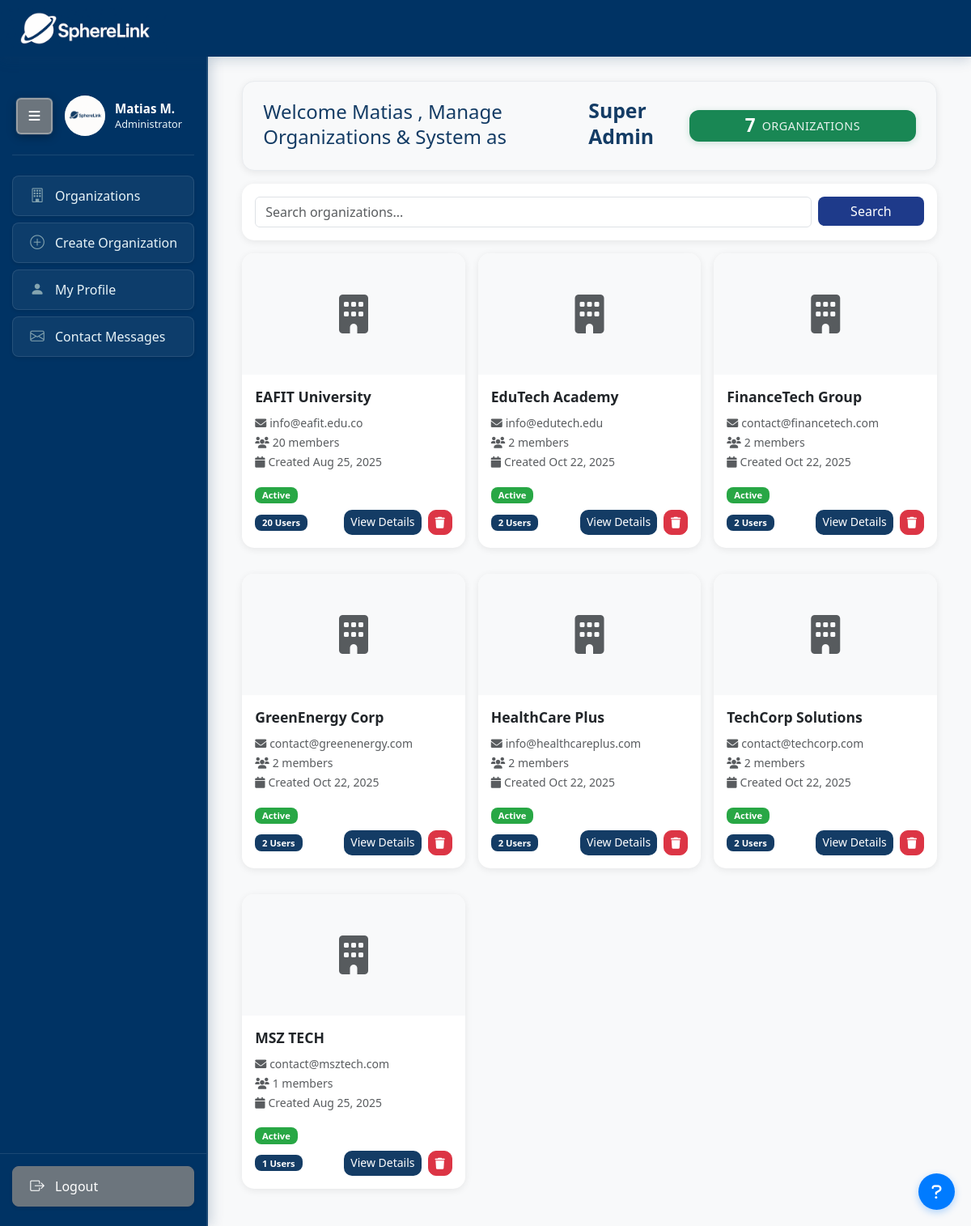
Page /organizations/dashboard/ (signed in) on the committed database.
### profiles/models.py (models this page shows, shortened)
class Profile(models.Model):
    user = models.OneToOneField(User, on_delete=models.CASCADE)
    bio = models.TextField(blank=True, null=True)
    photo = models.ImageField(upload_to='profile_photos/', blank=True, null=True)

### organizations/models.py (models this page shows, shortened)
class Organization(models.Model):
    name = models.CharField(max_length=200, unique=True)
    description = models.TextField(blank=True)
    logo = models.ImageField(upload_to='organization_logos/', blank=True, null=True)
    website = models.URLField(blank=True)
    address = models.TextField(blank=True)
    phone = models.CharField(max_length=20, blank=True)
    email = models.EmailField(blank=True)
    is_active = models.BooleanField(default=True)
    created_at = models.DateTimeField(auto_now_add=True)
    updated_at = models.DateTimeField(auto_now=True)
    class Meta:
        verbose_name = 'Organization'
        verbose_name_plural = 'Organizations'

### organizations/views.py (the view)
# urls.py: path('dashboard/', views.superadmin_dashboard, name='superadmin_dashboard'),
@login_required
def superadmin_dashboard(request):
    if not _is_super_admin(request.user):
        raise PermissionDenied("Access denied. Super Admin privileges required.")
    organizations = Organization.objects.all()
    search_query = request.GET.get('search', '')
    if search_query:
        organizations = organizations.filter(
            Q(name__icontains=search_query) |
            Q(email__icontains=search_query) |
            Q(description__icontains=search_query)
        )
    organizations = organizations.annotate(
        active_user_count=Count('user_roles', filter=Q(user_roles__is_active=True))
    ).order_by('-active_user_count')
    total_organizations = organizations.count()
    context = {
        'organizations': organizations,
        'total_organizations': total_organizations,
        'search_query': search_query,
    }
    return render(request, 'organizations/superadmin_dashboard.html', context)

### organizations/views.py (called while the page is built, shortened)
def _is_super_admin(user):
    if not user.is_authenticated:
        return False
    if user.is_superuser:
        return True

### profiles/context_processors.py (called while the page is built)
def user_profile(request):
    if request.user.is_authenticated:
        try:
            profile = Profile.objects.get(user=request.user)
        except Profile.DoesNotExist:
            profile = None
    else:
        profile = None
    return {
        'user_profile': profile
    }

def unread_notifications(request):
    if request.user.is_authenticated:
        from events.models import Notification
        unread_count = Notification.objects.filter(user=request.user, is_read=False).count()
    else:
        unread_count = 0
    return {
        'unread_notifications_count': unread_count
    }

### organizations/templates/organizations/superadmin_dashboard.html (shortened to what this page needs)
{% extends 'organizations/superadmin_base.html' %}
{% block content %}
<div class="container superadmin-dashboard-page">
    <div class="row mb-3">
        <div class="col-12">
            <div class="dashboard-header">
                <div class="dashboard-title-container">
                    <h1 class="dashboard-title" style="display: flex !important; align-items: center !important; visibility: visible !important; opacity: 1 !important;">
                        <span class="welcome-text" style="color: #143c65 !important; font-weight: 500 !important; display: inline !important; visibility: visible !important;">Welcome {{ request.user.first_name|default:request.user.username }}, Manage Organizations & System as&nbsp;</span><span class="role-text" style="color: #143c65 !important; font-weight: 700 !important; font-size: 103% !important; display: inline !important; visibility: visible !important;">Super Admin</span>
                    </h1>
                </div>
                <div class="dashboard-stats">
                    <div class="organizations-available-simple">
                        <span class="organizations-count">{{ total_organizations }}</span>
                        <span class="organizations-text">Organizations</span>
                    </div>
                </div>
            </div>
        </div>
    </div>
    <div class="row mb-3">
        <div class="col-12">
            <div class="card">
                <div class="card-body">
                    <form method="GET" class="row g-2">
                        <div class="col-md-10">
                            <input type="text" class="form-control" name="search"
                                   placeholder="Search organizations..."
                                   value="{{ search_query }}">
                        </div>
                        <div class="col-md-2">
                            <button type="submit" class="btn btn-search w-100">Search</button>
                        </div>
                    </form>
                </div>
            </div>
        </div>
    </div>
    <div class="row">
        <div class="col-12">
            {% if organizations %}
                <div class="row g-3">
                    {% for organization in organizations %}
                    <div class="col-md-6 col-lg-4">
                        <div class="card mb-3 organization-card">
                            <div class="card-img-top bg-light d-flex align-items-center justify-content-center"
                                 style="height: 150px;">
                                <i class="fas fa-building fa-3x text-muted"></i>
                            </div>
                            <div class="card-body">
                                <h5 class="card-title mb-2">{{ organization.name }}</h5>
                                <p class="card-text">
                                    <small class="text-muted">
                                        <i class="fas fa-envelope me-1"></i>{{ organization.email }}<br>
                                        <i class="fas fa-users me-1"></i>{{ organization.active_user_count }} members<br>
                                        <i class="fas fa-calendar me-1"></i>Created {{ organization.created_at|date:"M d, Y" }}
                                    </small>
                                </p>
                                <div class="mb-2">
                                    <span class="badge {% if organization.is_active %}bg-success{% else %}bg-secondary{% endif %}">
                                        {% if organization.is_active %}Active{% else %}Inactive{% endif %}
                                    </span>
                                </div>
                                <div class="d-flex justify-content-between align-items-center">
                                    <div class="d-flex gap-2">
                                        <span class="badge bg-primary">{{ organization.active_user_count }} Users</span>
                                    </div>
                                    <div class="d-flex gap-2">
                                        <a href="{% url 'organizations:organization_detail' organization.id %}" class="btn btn-primary btn-sm">
                                            View Details
                                        </a>
                                        <a href="{% url 'organizations:delete_organization' organization.id %}" class="btn btn-danger btn-sm"
                                           title="Delete Organization">
                                            <i class="fas fa-trash"></i>
                                        </a>
                                    </div>
                                </div>
                            </div>
                        </div>
                    </div>
                    {% endfor %}
                </div>
            {% endif %}
        </div>
    </div>
</div>
{% endblock %}

### organizations/templates/organizations/superadmin_base.html (shortened to what this page needs)
{% load static %}
<!DOCTYPE html>
<html lang="en">
<head>
    <link href="https://cdn.jsdelivr.net/npm/bootstrap@5.3.0/dist/css/bootstrap.min.css" rel="stylesheet">
    <link href="https://cdnjs.cloudflare.com/ajax/libs/font-awesome/6.0.0/css/all.min.css" rel="stylesheet">
    <link href="https://cdn.jsdelivr.net/npm/bootstrap-icons@1.11.0/font/bootstrap-icons.css" rel="stylesheet">
    <link href="{% static 'css/global_colors.css' %}?v=3" rel="stylesheet">
</head>
<body>
     <div class="top-bar">
          <div class="logo-container">
               <a href="{% url 'organizations:organization_list' %}" class="logo-link">
                 <img src="{% static 'events/logo 1.png' %}" alt="SphereLink Logo" height="50" style="width: auto; object-fit: contain;">
               </a>
          </div>
   </div>
  <div class="main-container">
    <nav id="sidebar" class="sidebar">
      <div class="sidebar-header">
        <div class="sidebar-toggle">
          <button id="toggle-btn" class="toggle-btn">
            <i class="fas fa-bars" id="toggle-icon"></i>
          </button>
        </div>
        <div class="user-info-content">
          <div class="user-avatar-small">
            {% if user_profile.photo %}
              <img src="{{ user_profile.photo.url }}" alt="{{ user.get_full_name|default:user.username }}"
                   style="width: 100%; height: 100%; border-radius: 50%; object-fit: cover;">
            {% else %}
              {{ user.username|first|upper }}
            {% endif %}
          </div>
          <div class="user-details">
            <div class="user-name-small">
              {% if request.user.first_name %}
                {{ request.user.first_name }}
                {% if request.user.last_name %}
                  {{ request.user.last_name|first|upper }}.
                {% endif %}
              {% else %}
                {{ request.user.username }}
              {% endif %}
            </div>
            <div class="user-role">Administrator</div>
          </div>
        </div>
      </div>
      <div class="nav-content">
      <div class="nav-menu">
        <a href="{% url 'organizations:organization_list' %}" data-tooltip="Organizations">
          <i class="bi bi-building"></i><span>Organizations</span>
        </a>
        <a href="{% url 'organizations:create_organization' %}" data-tooltip="Create Organization">
          <i class="bi bi-plus-circle"></i><span>Create Organization</span>
        </a>
        <a href="{% url 'organizations:superadmin_profile' %}" data-tooltip="My Profile">
          <i class="bi bi-person-fill"></i><span>My Profile</span>
        </a>
        <a href="{% url 'organizations:contact_messages' %}" data-tooltip="Contact Messages">
          <i class="bi bi-envelope"></i><span>Contact Messages</span>
        </a>
      </div>
      <div class="nav-footer">
        <a href="{% url 'registration:logout' %}" data-tooltip="Logout">
          <i class="bi bi-box-arrow-right"></i><span>Logout</span>
        </a>
      </div>
      </div>
    </nav>
    <main>
      {% block content %}
      {% endblock %}
    </main>
  </div>
  <div class="floating-help-button">
    <a href="{% url 'organizations:superadmin_help' %}"
       class="help-float-btn"
       data-bs-toggle="tooltip"
       data-bs-placement="left"
       title="Super Admin Help Guide - Learn how to manage the system">
      <i class="fas fa-question"></i>
    </a>
  </div>
</body>
</html>

### static/css/global_colors.css (style rules this page uses)
:root { --primary-dark: #143c65; --primary-darker: #040e39; --primary-medium: #586884; --primary-light: #849cb4; --accent-blue: #84a4b0; --accent-dark: #46688c; --text-light: #ffffff; --text-muted: #e8f4f8; --text-dark: #040e39; --shadow-color: rgba(20, 60, 101, 0.2); --shadow-light: rgba(20, 60, 101, 0.1); --shadow-medium: rgba(20, 60, 101, 0.3); --shadow-dark: rgba(20, 60, 101, 0.4); }
.bg-primary { background-color: var(--primary-dark) !important; }
.bg-success { background-color: var(--accent-dark) !important; }
.btn-primary { background-color: var(--primary-dark) !important; border-color: var(--primary-dark) !important; }
.btn-danger { background-color: #dc3545 !important; border-color: #dc3545 !important; }
.badge.bg-success { background: #28a745 !important; }
.card { border: none; border-radius: 15px; transition: all 0.3s ease; cursor: pointer; }
.card-body { transition: all 0.3s ease; }
.btn { border-radius: 10px; font-weight: 500; transition: all 0.3s ease; cursor: pointer; }

### organizations/templates/organizations/superadmin_dashboard.html (style rules this page uses)
.superadmin-dashboard-page .dashboard-header { display: flex; align-items: center; justify-content: space-between; gap: 20px; background: #f8f9fa; border-radius: 15px; padding: 20px 25px; box-shadow: 0 2px 10px rgba(0,0,0,0.08); border: 1px solid #e9ecef; }
.superadmin-dashboard-page .dashboard-title-container { flex: 1; text-align: left; min-width: 0; }
.superadmin-dashboard-page .dashboard-title { font-size: 1.5rem !important; font-weight: 700 !important; color: #2c3e50 !important; margin-bottom: 5px !important; line-height: 1.3 !important; min-height: 2.5rem !important; display: flex !important; align-items: center !important; visibility: visible !important; opacity: 1 !important; }
.superadmin-dashboard-page .welcome-text { color: #143c65 !important; font-weight: 500 !important; font-family: 'Segoe UI', Tahoma, Geneva, Verdana, sans-serif !important; display: inline !important; visibility: visible !important; opacity: 1 !important; }
.superadmin-dashboard-page .role-text { color: #143c65 !important; font-weight: 700 !important; font-size: 103% !important; font-family: 'Segoe UI', Tahoma, Geneva, Verdana, sans-serif !important; display: inline !important; visibility: visible !important; opacity: 1 !important; }
.superadmin-dashboard-page .dashboard-stats { flex-shrink: 0; min-width: 280px; }
.superadmin-dashboard-page .card { border: none; border-radius: 15px; box-shadow: 0 2px 10px rgba(0,0,0,0.08); transition: transform 0.2s ease, box-shadow 0.2s ease; overflow: hidden; }
.superadmin-dashboard-page .card .card-title { font-size: 1.1rem; font-weight: 600; color: #212529; line-height: 1.3; }
.superadmin-dashboard-page .card .card-img-top { background: #f8f9fa; }
.superadmin-dashboard-page .organizations-available-simple { background: #198754; color: white; border-radius: 12px; padding: 8px 20px; text-align: center; box-shadow: 0 2px 8px rgba(25, 135, 84, 0.2); transition: all 0.3s ease; border: none; display: flex; flex-direction: row; align-items: center; justify-content: center; gap: 8px; min-width: 280px; width: 280px; cursor: pointer; }
.superadmin-dashboard-page .organizations-count { font-size: 1.4rem; font-weight: 700; color: white; display: inline; line-height: 1; }
.superadmin-dashboard-page .organizations-text { font-size: 0.9rem; font-weight: 500; color: white; opacity: 0.9; display: inline; text-transform: uppercase; letter-spacing: 0.5px; }
.superadmin-dashboard-page .btn-search { background: #1e3a8a; color: white; border: none; border-radius: 8px; font-weight: 500; transition: all 0.2s ease; }
.superadmin-dashboard-page .organization-card { transition: transform 0.2s ease, box-shadow 0.2s ease; border: none; border-radius: 15px; overflow: hidden; }
.superadmin-dashboard-page .organization-card .btn { pointer-events: auto; position: relative; z-index: 1; }
.superadmin-dashboard-page .badge { font-size: 0.7rem; padding: 0.4em 0.8em; border-radius: 8px; }
.superadmin-dashboard-page .card-title { font-size: 1.1rem; font-weight: 600; color: #212529; line-height: 1.3; }
.superadmin-dashboard-page .gap-2 { gap: 0.5rem !important; }

### rows in the picture
Profile: photo (picture)
Organization: name "EAFIT University", email "info@eafit.edu.co", active_user_count "20", created_at "Aug 25, 2025", is_active "Active"
Organization: name "EduTech Academy", email "info@edutech.edu", active_user_count "2", created_at "Oct 22, 2025", is_active "Active"
Organization: name "FinanceTech Group", email "contact@financetech.com", active_user_count "2", created_at "Oct 22, 2025", is_active "Active"
Organization: name "GreenEnergy Corp", email "contact@greenenergy.com", active_user_count "2", created_at "Oct 22, 2025", is_active "Active"
Organization: name "HealthCare Plus", email "info@healthcareplus.com", active_user_count "2", created_at "Oct 22, 2025", is_active "Active"
Organization: name "TechCorp Solutions", email "contact@techcorp.com", active_user_count "2", created_at "Oct 22, 2025", is_active "Active"
Organization: name "MSZ TECH", email "contact@msztech.com", active_user_count "1", created_at "Aug 25, 2025", is_active "Active"

### other values in the picture
{{ request.user.first_name }} "Matias"
{{ request.user.last_name|first|upper }} "M"
{{ request.user.first_name|default:request.user.username }} "Matias"
{{ total_organizations }} "7"
